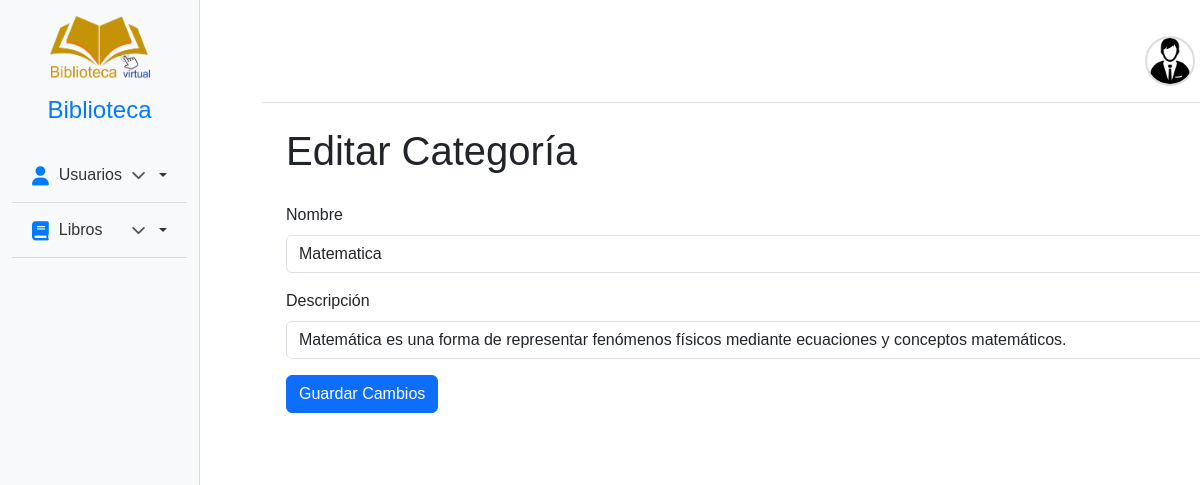
Page /admin/editar_categoria/2 (signed in) on the committed database.
### tables this page shows
CREATE TABLE categorias (
        id_categoria INTEGER PRIMARY KEY AUTOINCREMENT,
        nombre TEXT UNIQUE NOT NULL,
        descripcion TEXT
        );

### blueprints/administrador/__init__.py (the view, shortened to what this page needs)
@administrador_bp.route('/admin/editar_categoria/<int:id_categoria>', methods=['GET', 'POST'])
def editar_categoria(id_categoria):
    if session.get('user_role') != 'admin':
        return redirect(url_for('login.login'))  # Redirige al login si no es admin
    categoria = query_db("SELECT * FROM categorias WHERE id_categoria = ?", (id_categoria,), one=True)
    if not categoria:
        flash('Categoría no encontrada.', 'error')
        return redirect(url_for('administrador.categorias'))
    return render_template('editar_cat.html', categoria=categoria)

### blueprints/administrador/__init__.py (called while the page is built)
def query_db(query, args=(), one=False, commit=False):
    conn = sqlite3.connect('biblioteca.db')
    conn.row_factory = sqlite3.Row
    cur = conn.cursor()
    try:
        cur.execute(query, args)
        if commit:
            conn.commit()  # Confirma los cambios en la base de datos
        rv = cur.fetchall()
        return (rv[0] if rv else None) if one else rv
    except sqlite3.Error as e:
        print(f"Error en la base de datos: {e}")  # Imprime el error para depuración
        flash(f"Error en la base de datos: {e}", "error")
        return None
    finally:
        conn.close()

### blueprints/index/__init__.py (called while the page is built)
def query_db(query, args=(), one=False):
    conn = sqlite3.connect('biblioteca.db')
    cursor = conn.cursor()
    cursor.execute(query, args)
    rv = cursor.fetchall()
    conn.close()
    return (rv[0] if rv else None) if one else rv

@index_bp.app_context_processor
def inject_categories():
    categorias = query_db("""
        SELECT
            id_categoria,
            nombre
        FROM categorias
    """)
    return {'categorias_navbar': categorias}

### blueprints/administrador/templates/editar_cat.html (shortened to what this page needs)
{% extends 'baseadm.html' %}
{% block content %}
<h1>Editar Categoría</h1>
<form method="POST">
    <div class="mb-3">
        <label for="nombre" class="form-label">Nombre</label>
        <input type="text" class="form-control" id="nombre" name="nombre" value="{{ categoria['nombre'] }}" required>
    </div>
    <div class="mb-3">
        <label for="descripcion" class="form-label">Descripción</label>
        <input type="text" class="form-control" id="descripcion" name="descripcion" value="{{ categoria['descripcion'] }}" required>
    </div>
    <button type="submit" class="btn btn-primary">Guardar Cambios</button>
</form>
{% endblock %}

### static/css/styleadmin.css (style rules this page uses)
* { margin: 0; padding: 0; box-sizing: border-box; font-family: Arial, sans-serif; }
html, body { width: 100%; height: 100%; overflow-x: hidden; }
body { display: flex; min-height: 100vh; background-color: #f9f9ff; color: #333; }
.btn { border-radius: 5px; }

### rows in the picture
categorias: nombre "Matematica", descripcion "Matemática es una forma de representar fenómenos físicos mediante ecuaciones y conceptos matemáticos."
